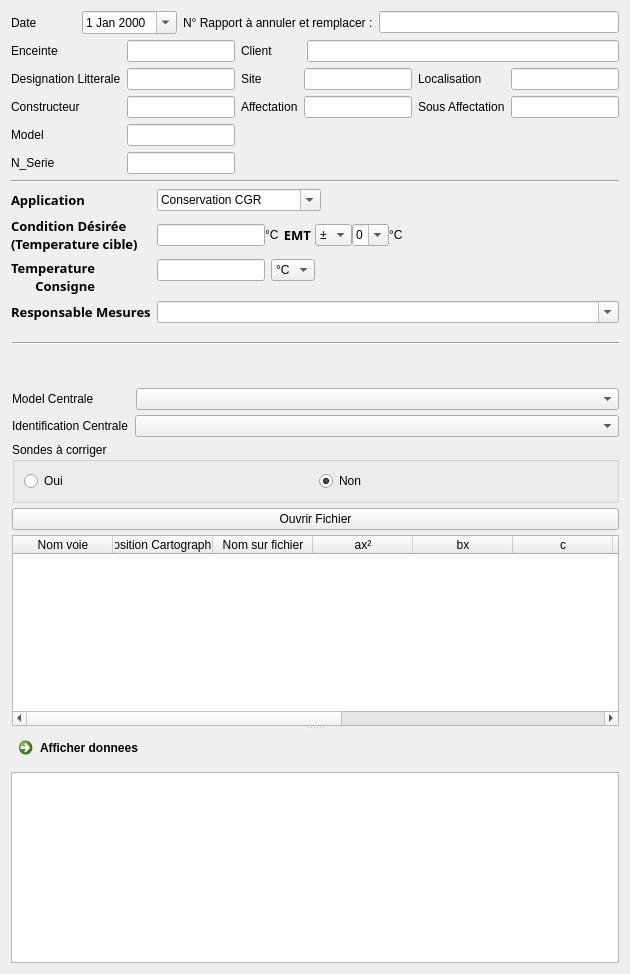
      <widget class="QWidget" name="tab">
       <attribute name="title">
        <string>Administration</string>
       </attribute>
       <layout class="QVBoxLayout" name="verticalLayout_6">
        <item>
         <layout class="QHBoxLayout" name="horizontalLayout_8">
          <item>
           <layout class="QHBoxLayout" name="horizontalLayout_2">
            <property name="spacing">
             <number>45</number>
            </property>
            <item>
             <widget class="QLabel" name="label_2">
              <property name="sizePolicy">
               <sizepolicy hsizetype="Fixed" vsizetype="Preferred">
                <horstretch>0</horstretch>
                <verstretch>0</verstretch>
               </sizepolicy>
              </property>
              <property name="text">
               <string>Date</string>
              </property>
             </widget>
            </item>
            <item>
             <widget class="QDateEdit" name="dateEdit">
              <property name="calendarPopup">
               <bool>true</bool>
              </property>
             </widget>
            </item>
           </layout>
          </item>
          <item>
           <layout class="QHBoxLayout" name="horizontalLayout_11">
            <item>
             <widget class="QLabel" name="label_44">
              <property name="text">
               <string>N° Rapport à annuler et remplacer :</string>
              </property>
             </widget>
            </item>
            <item>
             <widget class="QLineEdit" name="lineEdit_n_rapport"/>
            </item>
           </layout>
          </item>
         </layout>
        </item>
        <item>
         <layout class="QHBoxLayout" name="horizontalLayout_9">
          <item>
           <layout class="QFormLayout" name="formLayout_5">
            <item row="0" column="0">
             <widget class="QLabel" name="label_4">
              <property name="text">
               <string>Enceinte</string>
              </property>
             </widget>
            </item>
            <item row="0" column="1">
             <widget class="ExtendedLine" name="lineEdit_enceinte"/>
            </item>
            <item row="2" column="0">
             <widget class="QLabel" name="label_33">
              <property name="text">
               <string>Constructeur</string>
              </property>
             </widget>
            </item>
            <item row="2" column="1">
             <widget class="QLineEdit" name="lineEdit_constructeur"/>
            </item>
            <item row="3" column="0">
             <widget class="QLabel" name="label_34">
              <property name="text">
               <string>Model</string>
              </property>
             </widget>
            </item>
            <item row="3" column="1">
             <widget class="QLineEdit" name="lineEdit_model"/>
            </item>
            <item row="4" column="0">
             <widget class="QLabel" name="label_35">
              <property name="text">
               <string>N_Serie</string>
              </property>
             </widget>
            </item>
            <item row="4" column="1">
             <widget class="QLineEdit" name="lineEdit_n_serie"/>
            </item>
            <item row="1" column="0">
             <widget class="QLabel" name="label_45">
              <property name="text">
               <string>Designation Litterale</string>
              </property>
             </widget>
            </item>
            <item row="1" column="1">
             <widget class="ExtendedLine" name="lineEdit_designation_litt"/>
            </item>
           </layout>
          </item>
          <item>
           <layout class="QVBoxLayout" name="verticalLayout_21">
            <item>
             <layout class="QHBoxLayout" name="horizontalLayout_7">
              <property name="spacing">
               <number>34</number>
              </property>
              <item>
               <widget class="QLabel" name="label_3">
                <property name="lineWidth">
                 <number>1</number>
                </property>
                <property name="midLineWidth">
                 <number>0</number>
                </property>
                <property name="text">
                 <string>Client</string>
                </property>
                <property name="margin">
                 <number>0</number>
                </property>
                <property name="indent">
                 <number>-1</number>
                </property>
               </widget>
              </item>
              <item>
               <widget class="QLineEdit" name="lineEdit_code"/>
              </item>
             </layout>
            </item>
            <item>
             <layout class="QGridLayout" name="gridLayout">
              <item row="0" column="3">
               <widget class="QLineEdit" name="lineEdit_localisation"/>
              </item>
              <item row="1" column="3">
               <widget class="QLineEdit" name="lineEdit_sous_affect"/>
              </item>
              <item row="0" column="2">
               <widget class="QLabel" name="label_38">
                <property name="text">
                 <string>Localisation</string>
                </property>
               </widget>
              </item>
              <item row="1" column="2">
               <widget class="QLabel" name="label_39">
                <property name="text">
                 <string>Sous Affectation</string>
                </property>
               </widget>
              </item>
              <item row="0" column="0">
               <widget class="QLabel" name="label">
                <property name="text">
                 <string>Site</string>
                </property>
               </widget>
              </item>
              <item row="1" column="1">
               <widget class="QLineEdit" name="lineEdit_affectation"/>
              </item>
              <item row="0" column="1">
               <widget class="QLineEdit" name="lineEdit_site"/>
              </item>
              <item row="1" column="0">
               <widget class="QLabel" name="label_37">
                <property name="text">
                 <string>Affectation</string>
                </property>
               </widget>
              </item>
             </layout>
            </item>
            <item>
             <spacer name="verticalSpacer_2">
              <property name="orientation">
               <enum>Qt::Vertical</enum>
              </property>
              <property name="sizeHint" stdset="0">
               <size>
                <width>20</width>
                <height>40</height>
               </size>
              </property>
             </spacer>
            </item>
           </layout>
          </item>
         </layout>
        </item>
        <item>
         <widget class="Line" name="line_4">
          <property name="orientation">
           <enum>Qt::Horizontal</enum>
          </property>
         </widget>
        </item>
        <item>
         <layout class="QFormLayout" name="formLayout_4">
          <item row="0" column="0">
           <widget class="QLabel" name="label_28">
            <property name="font">
             <font>
              <family>Calibrii</family>
              <pointsize>10</pointsize>
              <weight>75</weight>
              <italic>false</italic>
              <bold>true</bold>
             </font>
            </property>
            <property name="text">
             <string>Application</string>
            </property>
           </widget>
          </item>
          <item row="2" column="0">
           <widget class="QLabel" name="label_26">
            <property name="sizePolicy">
             <sizepolicy hsizetype="Fixed" vsizetype="Preferred">
              <horstretch>0</horstretch>
              <verstretch>0</verstretch>
             </sizepolicy>
            </property>
            <property name="font">
             <font>
              <family>Calibrii</family>
              <pointsize>10</pointsize>
              <weight>75</weight>
              <italic>false</italic>
              <bold>true</bold>
             </font>
            </property>
            <property name="text">
             <string>Temperature 
Consigne</string>
            </property>
            <property name="alignment">
             <set>Qt::AlignRight|Qt::AlignTrailing|Qt::AlignVCenter</set>
            </property>
           </widget>
          </item>
          <item row="3" column="0">
           <widget class="QLabel" name="label_31">
            <property name="sizePolicy">
             <sizepolicy hsizetype="Fixed" vsizetype="Preferred">
              <horstretch>0</horstretch>
              <verstretch>0</verstretch>
             </sizepolicy>
            </property>
            <property name="font">
             <font>
              <family>Calibrii</family>
              <pointsize>10</pointsize>
              <weight>75</weight>
              <italic>false</italic>
              <bold>true</bold>
             </font>
            </property>
            <property name="text">
             <string>Responsable Mesures</string>
            </property>
           </widget>
          </item>
          <item row="1" column="0">
           <widget class="QLabel" name="label_27">
            <property name="sizePolicy">
             <sizepolicy hsizetype="Fixed" vsizetype="Preferred">
              <horstretch>0</horstretch>
              <verstretch>0</verstretch>
             </sizepolicy>
            </property>
            <property name="font">
             <font>
              <family>Calibrii</family>
              <pointsize>10</pointsize>
              <weight>75</weight>
              <italic>false</italic>
              <bold>true</bold>
             </font>
            </property>
            <property name="text">
             <string>Condition Désirée
(Temperature cible)</string>
            </property>
           </widget>
          </item>
          <item row="0" column="1">
           <layout class="QHBoxLayout" name="horizontalLayout_4">
            <item>
             <widget class="QComboBox" name="comboBox_application">
              <property name="enabled">
               <bool>true</bool>
              </property>
              <property name="editable">
               <bool>true</bool>
              </property>
              <item>
               <property name="text">
                <string>Conservation CGR</string>
               </property>
              </item>
              <item>
               <property name="text">
                <string>Conservation Plaquettes</string>
               </property>
              </item>
              <item>
               <property name="text">
                <string>Conservation Réactifs</string>
               </property>
              </item>
              <item>
               <property name="text">
                <string>Conservation Plasmas</string>
               </property>
              </item>
             </widget>
            </item>
            <item>
             <spacer name="horizontalSpacer_2">
              <property name="orientation">
               <enum>Qt::Horizontal</enum>
              </property>
              <property name="sizeHint" stdset="0">
               <size>
                <width>40</width>
                <height>20</height>
               </size>
              </property>
             </spacer>
            </item>
           </layout>
          </item>
          <item row="1" column="1">
           <layout class="QGridLayout" name="gridLayout_2">
            <property name="horizontalSpacing">
             <number>4</number>
            </property>
            <property name="verticalSpacing">
             <number>0</number>
            </property>
            <item row="0" column="1">
             <layout class="QHBoxLayout" name="horizontalLayout">
              <item>
               <widget class="QLineEdit" name="lineEdit_condition_des">
                <property name="sizePolicy">
                 <sizepolicy hsizetype="Minimum" vsizetype="Fixed">
                  <horstretch>0</horstretch>
                  <verstretch>0</verstretch>
                 </sizepolicy>
                </property>
               </widget>
              </item>
              <item>
               <widget class="QLabel" name="label_40">
                <property name="sizePolicy">
                 <sizepolicy hsizetype="Fixed" vsizetype="Preferred">
                  <horstretch>0</horstretch>
                  <verstretch>0</verstretch>
                 </sizepolicy>
                </property>
                <property name="text">
                 <string>°C</string>
                </property>
               </widget>
              </item>
             </layout>
            </item>
            <item row="0" column="3">
             <layout class="QHBoxLayout" name="horizontalLayout_14">
              <property name="spacing">
               <number>0</number>
              </property>
              <property name="sizeConstraint">
               <enum>QLayout::SetMinimumSize</enum>
              </property>
              <item>
               <widget class="QComboBox" name="comboBox_signe_emt">
                <property name="sizePolicy">
                 <sizepolicy hsizetype="Minimum" vsizetype="Fixed">
                  <horstretch>0</horstretch>
                  <verstretch>0</verstretch>
                 </sizepolicy>
                </property>
                <item>
                 <property name="text">
                  <string>±</string>
                 </property>
                </item>
                <item>
                 <property name="text">
                  <string>+</string>
                 </property>
                </item>
                <item>
                 <property name="text">
                  <string>-</string>
                 </property>
                </item>
               </widget>
              </item>
              <item>
               <widget class="QComboBox" name="comboBox_emt">
                <property name="sizePolicy">
                 <sizepolicy hsizetype="Minimum" vsizetype="Fixed">
                  <horstretch>0</horstretch>
                  <verstretch>0</verstretch>
                 </sizepolicy>
                </property>
                <property name="editable">
                 <bool>true</bool>
                </property>
                <item>
                 <property name="text">
                  <string>0</string>
                 </property>
                </item>
                <item>
                 <property name="text">
                  <string>1</string>
                 </property>
                </item>
                <item>
                 <property name="text">
                  <string>2</string>
                 </property>
                </item>
                <item>
                 <property name="text">
                  <string>3</string>
                 </property>
                </item>
                <item>
                 <property name="text">
                  <string>4</string>
                 </property>
                </item>
               </widget>
              </item>
              <item>
               <widget class="QLabel" name="label_36">
                <property name="sizePolicy">
                 <sizepolicy hsizetype="Fixed" vsizetype="Preferred">
                  <horstretch>0</horstretch>
                  <verstretch>0</verstretch>
                 </sizepolicy>
                </property>
                <property name="text">
                 <string>°C</string>
                </property>
               </widget>
              </item>
              <item>
               <spacer name="horizontalSpacer_4">
                <property name="orientation">
                 <enum>Qt::Horizontal</enum>
                </property>
                <property name="sizeHint" stdset="0">
                 <size>
                  <width>40</width>
                  <height>20</height>
                 </size>
                </property>
               </spacer>
              </item>
             </layout>
            </item>
            <item row="0" column="2">
             <widget class="QLabel" name="label_20">
              <property name="sizePolicy">
               <sizepolicy hsizetype="Fixed" vsizetype="Preferred">
                <horstretch>0</horstretch>
                <verstretch>0</verstretch>
               </sizepolicy>
              </property>
              <property name="font">
               <font>
                <family>Calibrii</family>
                <pointsize>10</pointsize>
                <weight>75</weight>
                <italic>false</italic>
                <bold>true</bold>
               </font>
              </property>
              <property name="text">
               <string>EMT</string>
              </property>
              <property name="alignment">
               <set>Qt::AlignRight|Qt::AlignTrailing|Qt::AlignVCenter</set>
              </property>
             </widget>
            </item>
           </layout>
          </item>
          <item row="2" column="1">
           <layout class="QHBoxLayout" name="horizontalLayout_15">
            <item>
             <widget class="QLineEdit" name="lineEdit_consigne">
              <property name="sizePolicy">
               <sizepolicy hsizetype="Minimum" vsizetype="Fixed">
                <horstretch>0</horstretch>
                <verstretch>0</verstretch>
               </sizepolicy>
              </property>
             </widget>
            </item>
            <item>
             <widget class="QComboBox" name="comboBox_type_consigne">
              <property name="sizePolicy">
               <sizepolicy hsizetype="Fixed" vsizetype="Fixed">
                <horstretch>0</horstretch>
                <verstretch>0</verstretch>
               </sizepolicy>
              </property>
              <item>
               <property name="text">
                <string>°C</string>
               </property>
              </item>
              <item>
               <property name="text">
                <string>*</string>
               </property>
              </item>
             </widget>
            </item>
            <item>
             <spacer name="horizontalSpacer_3">
              <property name="orientation">
               <enum>Qt::Horizontal</enum>
              </property>
              <property name="sizeHint" stdset="0">
               <size>
                <width>40</width>
                <height>20</height>
               </size>
              </property>
             </spacer>
            </item>
           </layout>
          </item>
          <item row="3" column="1">
           <widget class="QComboBox" name="comboBox_responsable_mesure">
            <property name="enabled">
             <bool>true</bool>
            </property>
            <property name="sizePolicy">
             <sizepolicy hsizetype="Expanding" vsizetype="Fixed">
              <horstretch>0</horstretch>
              <verstretch>0</verstretch>
             </sizepolicy>
            </property>
            <property name="editable">
             <bool>true</bool>
            </property>
           </widget>
          </item>
         </layout>
        </item>
        <item>
         <widget class="QSplitter" name="splitter">
          <property name="orientation">
           <enum>Qt::Vertical</enum>
          </property>
          <widget class="QWidget" name="layoutWidget">
           <layout class="QVBoxLayout" name="verticalLayout_2">
            <property name="spacing">
             <number>5</number>
            </property>
            <property name="leftMargin">
             <number>1</number>
            </property>
            <property name="topMargin">
             <number>13</number>
            </property>
            <property name="rightMargin">
             <number>0</number>
            </property>
            <property name="bottomMargin">
             <number>0</number>
            </property>
            <item>
             <widget class="Line" name="line_3">
              <property name="font">
               <font>
                <pointsize>9</pointsize>
               </font>
              </property>
              <property name="orientation">
               <enum>Qt::Horizontal</enum>
              </property>
             </widget>
            </item>
            <item>
             <spacer name="verticalSpacer_3">
              <property name="orientation">
               <enum>Qt::Vertical</enum>
              </property>
              <property name="sizeHint" stdset="0">
               <size>
                <width>20</width>
                <height>40</height>
               </size>
              </property>
             </spacer>
            </item>
            <item>
             <layout class="QHBoxLayout" name="horizontalLayout_5">
              <property name="spacing">
               <number>42</number>
              </property>
              <item>
               <widget class="QLabel" name="label_5">
                <property name="text">
                 <string>Model Centrale</string>
                </property>
               </widget>
              </item>
              <item>
               <widget class="QComboBox" name="comboBox_centrale">
                <property name="sizePolicy">
                 <sizepolicy hsizetype="Expanding" vsizetype="Fixed">
                  <horstretch>0</horstretch>
                  <verstretch>0</verstretch>
                 </sizepolicy>
                </property>
               </widget>
              </item>
             </layout>
            </item>
            <item>
             <layout class="QHBoxLayout" name="horizontalLayout_6">
              <property name="spacing">
               <number>7</number>
              </property>
              <item>
               <widget class="QLabel" name="label_8">
                <property name="text">
                 <string>Identification Centrale</string>
                </property>
               </widget>
              </item>
              <item>
               <widget class="QComboBox" name="comboBox_nom_centrale">
                <property name="sizePolicy">
                 <sizepolicy hsizetype="Expanding" vsizetype="Fixed">
                  <horstretch>0</horstretch>
                  <verstretch>0</verstretch>
                 </sizepolicy>
                </property>
               </widget>
              </item>
             </layout>
            </item>
            <item>
             <widget class="QGroupBox" name="groupBox">
              <property name="sizePolicy">
               <sizepolicy hsizetype="Preferred" vsizetype="Fixed">
                <horstretch>0</horstretch>
                <verstretch>0</verstretch>
               </sizepolicy>
              </property>
              <property name="title">
               <string>Sondes à corriger</string>
              </property>
              <layout class="QGridLayout" name="gridLayout_3">
               <item row="0" column="0">
                <widget class="QRadioButton" name="radioButton_correction_oui">
                 <property name="text">
                  <string>Oui</string>
                 </property>
                </widget>
               </item>
               <item row="0" column="1">
                <widget class="QRadioButton" name="radioButton_correction_non">
                 <property name="text">
                  <string>Non</string>
                 </property>
                 <property name="checked">
                  <bool>true</bool>
                 </property>
                </widget>
               </item>
              </layout>
             </widget>
            </item>
            <item>
             <widget class="QPushButton" name="pushButton_open_file">
              <property name="text">
               <string>Ouvrir Fichier</string>
              </property>
             </widget>
            </item>
            <item>
             <widget class="QTableWidget" name="tableWidget_sondes_centrale">
              <column>
               <property name="text">
                <string>Nom voie</string>
               </property>
              </column>
              <column>
               <property name="text">
                <string>Position Cartographie</string>
               </property>
              </column>
              <column>
               <property name="text">
                <string>Nom sur fichier</string>
               </property>
              </column>
              <column>
               <property name="text">
                <string>ax²</string>
               </property>
              </column>
              <column>
               <property name="text">
                <string>bx</string>
               </property>
              </column>
              <column>
               <property name="text">
                <string>c</string>
               </property>
              </column>
              <column>
               <property name="text">
                <string>u_etal</string>
               </property>
              </column>
              <column>
               <property name="text">
                <string>Nom CE</string>
               </property>
              </column>
              <column>
               <property name="text">
                <string>Date CE</string>
               </property>
              </column>
              <column>
               <property name="text">
                <string>Résolution</string>
               </property>
              </column>
              <column>
               <property name="text">
                <string>Dérive</string>
               </property>
              </column>
             </widget>
            </item>
           </layout>
          </widget>
          <widget class="QWidget" name="layoutWidget">
           <layout class="QVBoxLayout" name="verticalLayout">
            <item>
             <widget class="QCommandLinkButton" name="commandLinkButton_affiche_donnees">
              <property name="sizePolicy">
               <sizepolicy hsizetype="Preferred" vsizetype="Fixed">
                <horstretch>0</horstretch>
                <verstretch>0</verstretch>
               </sizepolicy>
              </property>
              <property name="text">
               <string>Afficher donnees</string>
              </property>
             </widget>
            </item>
            <item>
             <widget class="Tableview_donnees_fichier" name="tableView_donnees_fichier"/>
            </item>
           </layout>
          </widget>
         </widget>
        </item>
       </layout>
      </widget>
